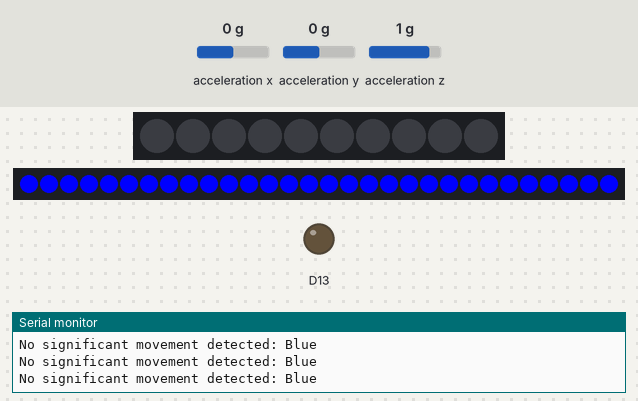
This sketch was run on a simulated Adafruit Circuit Playground Express. On the bench: 10 RGB LEDs in strip order, left to right, 30 RGB LEDs in strip order, left to right, output pins drawn as LEDs (lit = HIGH), the last lines printed to the serial monitor. Inputs (shaded band) come from the test bench; at power-on: acceleration x 0 g, acceleration z 1 g, acceleration y 0 g. Dim RGB values are drawn brighter than linear.

Above: at 1.2 s.
1.3 s: acceleration x set to -1.4 g
At 1.7 s:
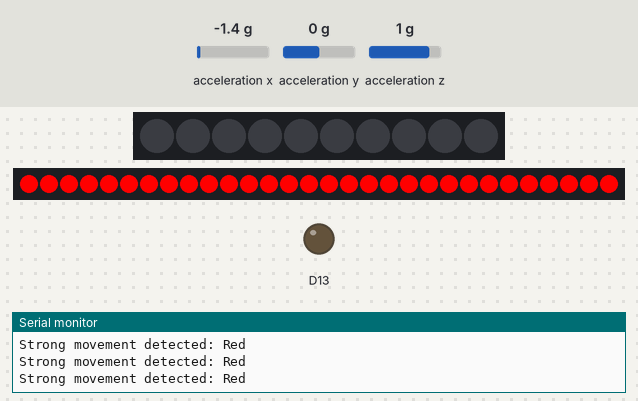
2.8 s: acceleration x set to 0 g
At 3.7 s:
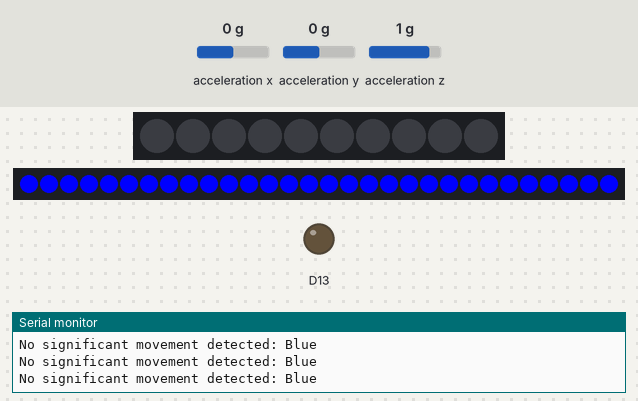
4.3 s: acceleration x set to -0.8 g
At 5.5 s:
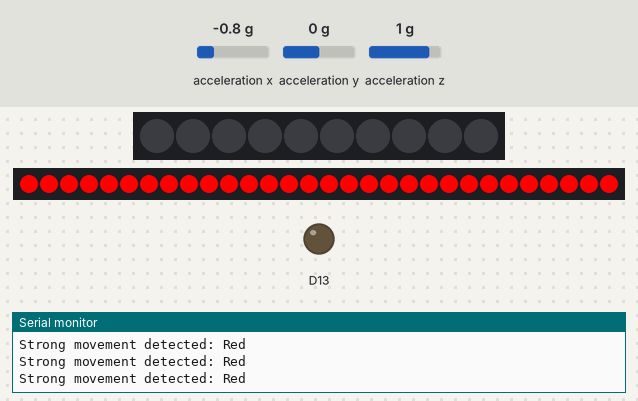
5.8 s: acceleration z set to -0.8 g
At 6.6 s:
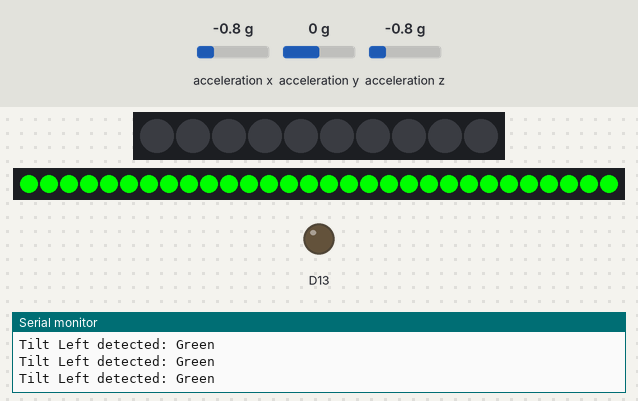
7.3 s: acceleration x set to 0.8 g
At 8.4 s:
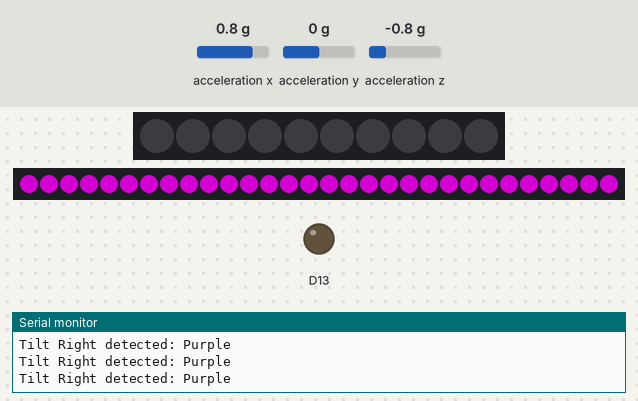
Timing chart, 0 to 9.8 s (numbered marks = the images above; inputs shaded):
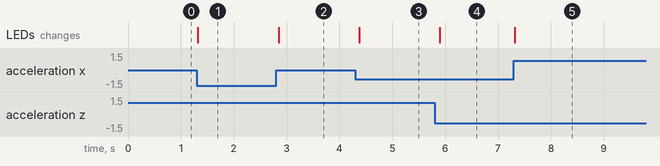

The sketch:

fiproL1.ino
```cpp
// create the code for the leds to go along with the design on p5js
//made by Ariela Ridgley
//final project

#include <Adafruit_NeoPixel.h>
#include <Adafruit_CircuitPlayground.h>
// NeoPixel strip setup
#define PIN A1
#define NUMPIXELS 30
// data the led strip would read
Adafruit_NeoPixel strip = Adafruit_NeoPixel(NUMPIXELS, PIN, NEO_GRB + NEO_KHZ800);

void setup() {
  CircuitPlayground.begin();
  strip.begin();
  strip.show(); // Ensure all LEDs are off initially
  CircuitPlayground.setBrightness(400);
  Serial.begin(9600);


}

void loop() {
  // create the motions for the accelemetor
  float x = CircuitPlayground.motionX();
  float y = CircuitPlayground.motionY();
  float z = CircuitPlayground.motionZ();

  float magnitude = sqrt(x * x + y * y + z * z);


  if (magnitude > 12.0) {
    // Strong movement (shake, fast tilt): Set LEDs to Red
    setStripColor(255, 0, 0); // Red
    Serial.println("Strong movement detected: Red");
  }  else if (x > 1.5) {
    // Moderate movement (gentle shake, tilt right): Set LEDs to Purple
    setStripColor(128, 0, 128); // Purple
    Serial.println("Tilt Right detected: Purple");
  }
  else if (y > 1.5) {
    // Slight movement (tilt down, subtle shake): Set LEDs to Yellow
    setStripColor(255, 255, 0); // Yellow
    Serial.println("Tilt down detected: Yellow");
  }  else if (x < -1.5) {
    // Moderate movement (gentle shake, tilt left): Set LEDs to Green
    setStripColor(0, 255, 0); // Green
    Serial.println("Tilt Left detected: Green");
    } else if (y < - 2.0) {
    // Slight movement (tilt up, subtle shake): Set LEDs to Coral
    setStripColor(255, 127, 80); // Coral
    Serial.println("Tilt up detected: Coral");
  }
  else if (magnitude > 4.0) {
    // Minimal or no movement: Set LEDs to Blue
    setStripColor(0, 0, 255); // Blue
    Serial.println("No significant movement detected: Blue");
  }

  delay(100);  // Small delay for smoother operation
}


// Function to set the entire strip to a specific color
void setStripColor(uint8_t r, uint8_t g, uint8_t b) {
  for (int i = 0; i < NUMPIXELS; i++) {
    strip.setPixelColor(i, r, g, b);
  }
  strip.show(); // Send data to the LEDs
}
```

Measured:
- after the input at 1.3 s, the LEDs: change at once (image 1)
- after the input at 2.8 s, the LEDs: change after 0.05 s (image 2)
- after the input at 4.3 s, the LEDs: change after 0.07 s (image 3)
- after the input at 5.8 s, the LEDs: change after 0.10 s (image 4)
- after the input at 7.3 s, the LEDs: change at once (image 5)
